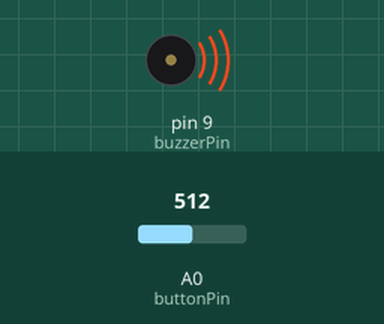
Simulated run of this sketch. Board: Arduino Uno, built with avr-gcc and run on an emulated ATmega328P. On the bench: buzzer (waves = sounding). Inputs (shaded band) come from the test bench; at power-on: A0 (buttonPin) = 512.

Above: at 1.2 s.
1.3 s: A0 (buttonPin) set to 214
At 2.2 s:
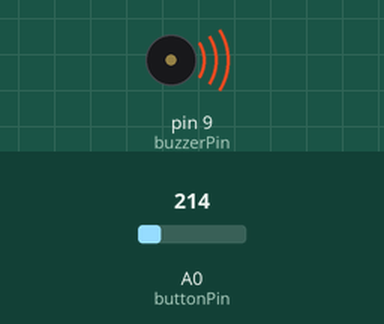
2.8 s: A0 (buttonPin) set to 192
At 3.9 s:
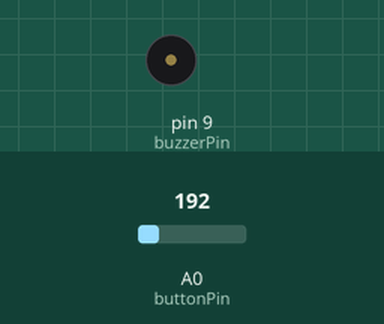
4.3 s: A0 (buttonPin) set to 210
At 5.0 s:
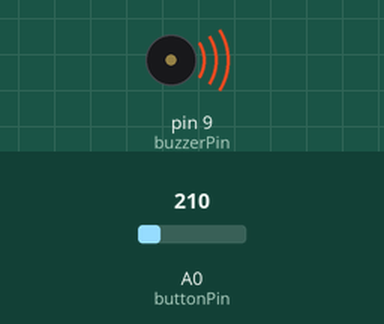
5.8 s: A0 (buttonPin) set to 190
At 6.2 s:
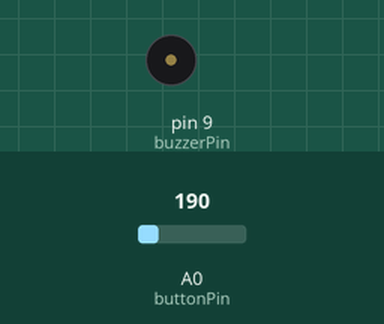
Timing chart, 0 to 8.3 s (numbered marks = the images above; inputs shaded):
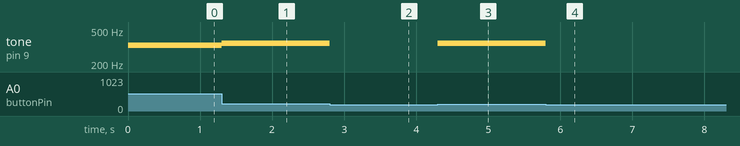

Measured:
- the behaviour switches between 201 and 200 on A0 (buttonPin) (found by bisection; images 1 and 2)
- after the input at 1.3 s, tone on pin 9 (buzzerPin): 330 Hz → 349 Hz at once
- after the input at 2.8 s, tone on pin 9 (buzzerPin): 349 Hz → silent at once
- after the input at 4.3 s, tone on pin 9 (buzzerPin): silent → 349 Hz at once
- after the input at 5.8 s, tone on pin 9 (buzzerPin): 349 Hz → silent at once

The sketch:

keyboard.ino
```cpp
/*
 * This program emulates a keyboard with
 * 4 tones correspoding to 4 buttons. As
 * a button is pressed, it plays the tone
 * of that button. Buttons are connected
 * in a resister ladder with one end of
 * ladder at 5V and other end of ladder
 * at input. The output is given to a
 * peizzo buzzer at pin 9.
 */
const int buttonPin = A0;
const int keys[] = {262, 294, 330, 349};    // the freq of different tones
const int buzzerPin = 9;

void setup() {
  // put your setup code here, to run once:
  pinMode(buttonPin, INPUT);
  pinMode(buzzerPin, OUTPUT);
}

void loop() {
  // put your main code here, to run repeatedly:
  int pitch = 0;
  int input = analogRead(buttonPin);
  if (input > 800){
    pitch = keys[0];
  }
  else if (input > 600){
    pitch = keys[1];
  }
  else if (input > 400){
    pitch = keys[2];
  }
  else if (input > 200){
    pitch = keys[3];
  }
  tone(buzzerPin, pitch, 100);
}
```
